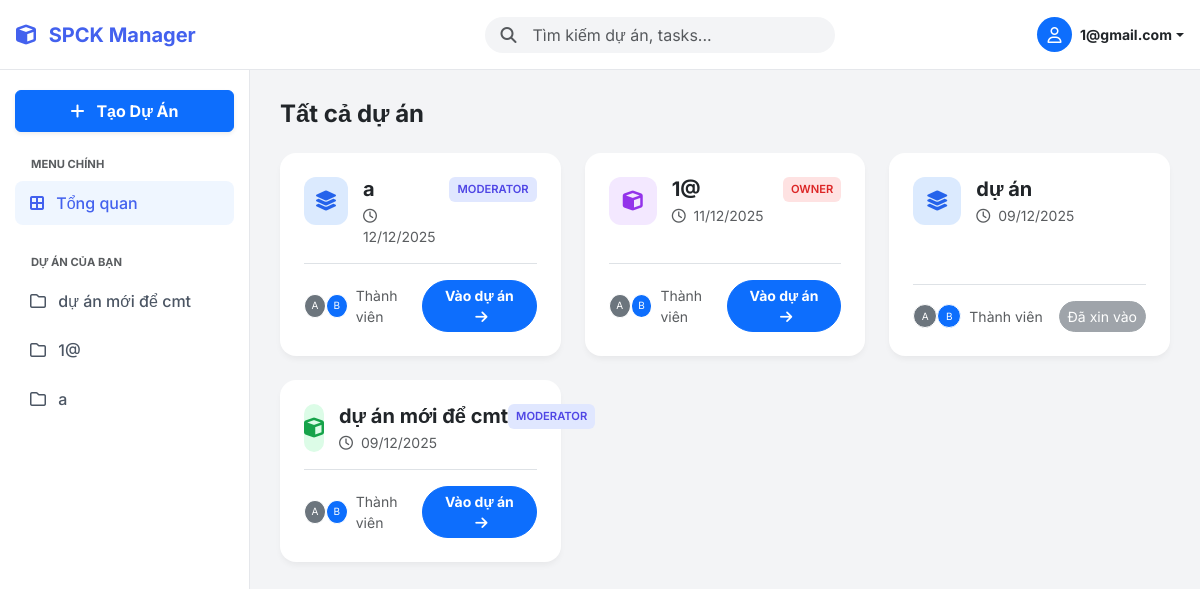
Page /dashboard.php (signed in) on the earlier database version.
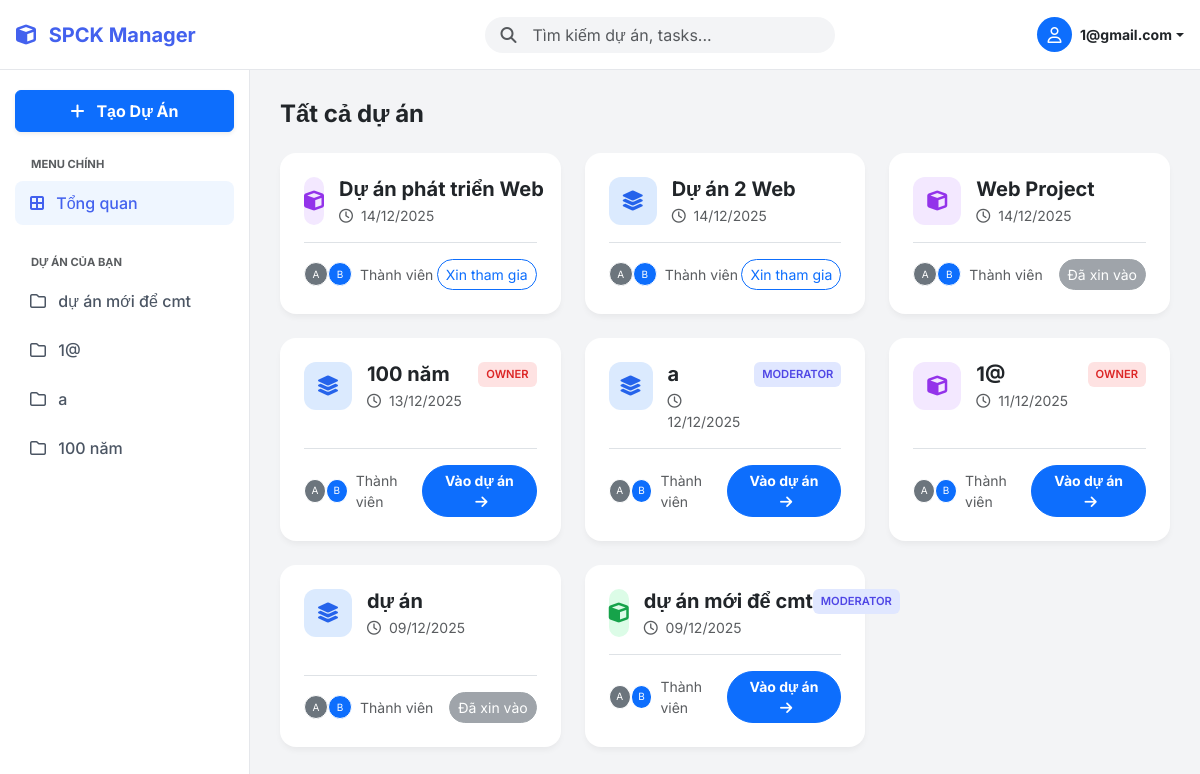
Same page on the later database version.
### tables this page shows
CREATE TABLE `projects` (
  `id` int NOT NULL,
  `title` varchar(255) NOT NULL,
  `description` text,
  `created_at` timestamp NOT NULL DEFAULT CURRENT_TIMESTAMP
);

### dashboard.php (the view, shortened to what this page needs)
<?php
require 'config.php';
$user_id = $_SESSION['user_id'];
$search_query = "";
$all_projects = [];
if (isset($_GET['q']) && !empty($_GET['q'])) {
    $search_query = trim($_GET['q']);
    $term = "%" . $search_query . "%";
    $stmt_search = $conn->prepare("SELECT * FROM projects WHERE title LIKE ? OR description LIKE ? ORDER BY created_at DESC");
    $stmt_search->bind_param("ss", $term, $term);
    $stmt_search->execute();
    $all_projects = $stmt_search->get_result()->fetch_all(MYSQLI_ASSOC);
} else {
    $all_projects = $conn->query("SELECT * FROM projects ORDER BY created_at DESC")->fetch_all(MYSQLI_ASSOC);
}
$stmt_my_pj = $conn->prepare("SELECT p.id, p.title FROM projects p JOIN project_members pm ON p.id = pm.project_id WHERE pm.user_id = ?");
$stmt_my_pj->bind_param("i", $user_id);
$stmt_my_pj->execute();
$my_projects_list = $stmt_my_pj->get_result()->fetch_all(MYSQLI_ASSOC);
$view_project_id = isset($_GET['view_project_id']) ? $_GET['view_project_id'] : null;
$projects_to_show = [];
if ($view_project_id) {
    $stmt_one = $conn->prepare("SELECT * FROM projects WHERE id = ?");
    $stmt_one->bind_param("i", $view_project_id);
    $stmt_one->execute();
    $res_one = $stmt_one->get_result();
    if($res_one->num_rows > 0) {
        $projects_to_show[] = $res_one->fetch_assoc();
    }
} else {
    $projects_to_show = $all_projects;
}
$my_roles = [];
$stmt = $conn->prepare("SELECT project_id, role FROM project_members WHERE user_id = ?");
$stmt->bind_param("i", $user_id);
$stmt->execute();
$res = $stmt->get_result();
while ($row = $res->fetch_assoc()) $my_roles[$row['project_id']] = strtolower(trim($row['role']));
$my_requests = [];
$stmt = $conn->prepare("SELECT project_id, status FROM project_requests WHERE user_id = ?");
$stmt->bind_param("i", $user_id);
$stmt->execute();
$res = $stmt->get_result();
while ($row = $res->fetch_assoc()) $my_requests[$row['project_id']] = $row['status'];
?>
<!DOCTYPE html>
<html lang="vi">
<head>
    <link href="https://cdn.jsdelivr.net/npm/bootstrap@5.3.0/dist/css/bootstrap.min.css" rel="stylesheet">
    <link rel="stylesheet" href="https://cdnjs.cloudflare.com/ajax/libs/font-awesome/6.4.0/css/all.min.css">
</head>
<body>
    <nav class="navbar fixed-top px-3">
        <div class="d-flex align-items-center">
            <a class="navbar-brand text-start" href="dashboard.php">
                <i class="fa-solid fa-cube me-2"></i> SPCK Manager
            </a>
        </div>
        <div class="search-bar d-none d-md-block mx-auto">
            <form action="dashboard.php" method="GET" class="position-relative">
                <i class="fa-solid fa-magnifying-glass position-absolute top-50 start-0 translate-middle-y ms-3 text-muted"></i>
                <input type="text" name="q" class="form-control rounded-pill ps-5"
                       placeholder="Tìm kiếm dự án, tasks..."
                       value="<?= htmlspecialchars($search_query) ?>">
            </form>
        </div>
        <div class="d-flex align-items-center gap-3">
            <div class="dropdown">
                <a href="#" class="d-flex align-items-center text-decoration-none text-dark dropdown-toggle" data-bs-toggle="dropdown">
                    <div class="bg-primary text-white rounded-circle d-flex align-items-center justify-content-center me-2" style="width: 35px; height: 35px;">
                        <i class="fa-regular fa-user"></i>
                    </div>
                    <span class="d-none d-sm-inline small fw-bold"><?= htmlspecialchars($_SESSION['user_email']) ?></span>
                </a>
            </div>
        </div>
    </nav>
    <nav class="sidebar">
        <div class="d-grid mb-4">
            <button class="btn btn-primary fw-bold py-2 shadow-sm" data-bs-toggle="modal" data-bs-target="#createProjectModal">
                <i class="fa-solid fa-plus me-2"></i> Tạo Dự Án
            </button>
        </div>
        <small class="text-uppercase text-muted fw-bold ps-3 mb-2 d-block" style="font-size: 0.7rem;">Menu Chính</small>
        <div class="nav flex-column mb-4">
            <a href="dashboard.php" class="nav-link <?= (!$view_project_id && $search_query == '') ? 'active' : '' ?>">
                <i class="fa-solid fa-border-all me-2"></i> Tổng quan
            </a>
        </div>
        <small class="text-uppercase text-muted fw-bold ps-3 mb-2 d-block" style="font-size: 0.7rem;">Dự án của bạn</small>
        <div class="nav flex-column">
            <?php foreach($my_projects_list as $mp): ?>
                <a class="nav-link <?= ($view_project_id == $mp['id']) ? 'active' : '' ?>" href="dashboard.php?view_project_id=<?= $mp['id'] ?>">
                    <i class="fa-regular fa-folder me-2"></i> <?= htmlspecialchars($mp['title']) ?>
                </a>
            <?php endforeach; ?>
        </div>
    </nav>
    <main class="main-content">
        <div class="d-flex justify-content-between align-items-center mb-4">
            <h4 class="fw-bold m-0 text-dark">
                <?php if($view_project_id): ?>
                    <a href="dashboard.php" class="text-muted text-decoration-none fw-normal">Dự án /</a> Chi tiết
                <?php elseif($search_query): ?>
                    Kết quả tìm kiếm: "<?= htmlspecialchars($search_query) ?>"
                <?php else: ?>
                    Tất cả dự án
                <?php endif; ?>
            </h4>
        </div>
        <?php if (empty($projects_to_show)): ?>
            <div class="text-center py-5 text-muted">
                <i class="fa-solid fa-magnifying-glass fa-2x mb-3 opacity-25"></i>
                <p>Không tìm thấy dự án nào.</p>
            </div>
        <?php else: ?>
            <?php if (!$view_project_id): ?>
                <div class="row g-4">
                    <?php foreach ($projects_to_show as $pj):
                        $pj_id = $pj['id'];
                        $my_role = $my_roles[$pj_id] ?? null;
                        $icon_bg = ($pj_id % 2 == 0) ? 'icon-blue' : (($pj_id % 3 == 0) ? 'icon-green' : 'icon-purple');
                        $icon_class = ($pj_id % 2 == 0) ? 'fa-layer-group' : 'fa-cube';
                        $badge_cls = match($my_role) {
                            'owner' => 'badge-owner', 'moderator' => 'badge-mod', 'contributor' => 'badge-contrib', default => 'badge-viewer'
                        };
                    ?>
                    <div class="col-md-6 col-xl-4">
                        <div class="project-card p-4 h-100 d-flex flex-column position-relative">
                            <div class="d-flex align-items-start mb-3">
                                <div class="project-icon <?= $icon_bg ?>">
                                    <i class="fa-solid <?= $icon_class ?>"></i>
                                </div>
                                <div class="flex-grow-1">
                                    <h5 class="fw-bold text-dark mb-1 text-truncate"><?= htmlspecialchars($pj['title']) ?></h5>
                                    <div class="text-muted small"><i class="fa-regular fa-clock me-1"></i> <?= date('d/m/Y', strtotime($pj['created_at'])) ?></div>
                                </div>
                                <?php if($my_role): ?>
                                    <span class="badge-role <?= $badge_cls ?>"><?= ucfirst($my_role) ?></span>
                                <?php endif; ?>
                            </div>
                            <div class="mt-auto pt-3 border-top d-flex justify-content-between align-items-center">
                                <div class="d-flex align-items-center">
                                    <div class="bg-secondary text-white rounded-circle small d-flex align-items-center justify-content-center border border-white" style="width:24px;height:24px;font-size:10px;">A</div>
                                    <div class="bg-primary text-white rounded-circle small d-flex align-items-center justify-content-center border border-white ms-n2" style="width:24px;height:24px;font-size:10px;">B</div>
                                    <span class="ms-2 small text-muted">Thành viên</span>
                                </div>
                                <?php if ($my_role): ?>
                                    <a href="dashboard.php?view_project_id=<?= $pj_id ?>" class="btn btn-sm btn-primary rounded-pill px-3 fw-bold stretched-link">
                                        Vào dự án <i class="fa-solid fa-arrow-right ms-1"></i>
                                    </a>
                                <?php else: ?>
                                    <?php if (isset($my_requests[$pj_id]) && $my_requests[$pj_id] == 'pending'): ?>
                                        <button class="btn btn-sm btn-secondary rounded-pill disabled">Đã xin vào</button>
                                    <?php else: ?>
                                        <form method="POST" class="position-relative z-2">
                                            <button class="btn btn-sm btn-outline-primary rounded-pill">Xin tham gia</button>
                                        </form>
                                    <?php endif; ?>
                                <?php endif; ?>
                            </div>
                        </div>
                    </div>
                    <?php endforeach; ?>
                </div>
            <?php endif; ?>
        <?php endif; ?>
    </main>
</body>
</html>

### dashboard.php (style rules this page uses)
:root { --primary-color: #4361ee; --bg-light: #f3f4f6; --sidebar-width: 250px; }
body { font-family: 'Inter', sans-serif; background-color: var(--bg-light); color: #1f2937; }
.navbar { background: #ffffff; height: 70px; border-bottom: 1px solid #e5e7eb; }
.navbar-brand { font-weight: 700; color: var(--primary-color) !important; width: var(--sidebar-width); text-align: center; }
.search-bar input { background-color: #f3f4f6; border: none; width: 350px; transition: all 0.3s; }
.sidebar { width: var(--sidebar-width); background: #fff; position: fixed; top: 70px; bottom: 0; left: 0; border-right: 1px solid #e5e7eb; padding: 20px 15px; overflow-y: auto; z-index: 1000; }
.main-content { margin-left: var(--sidebar-width); margin-top: 70px; padding: 30px; }
.nav-link { color: #4b5563; border-radius: 8px; padding: 10px 15px; font-weight: 500; margin-bottom: 5px; }
.nav-link:hover, .nav-link.active { background-color: #eff6ff; color: var(--primary-color); }
.project-card { border: none; border-radius: 16px; background: #fff; box-shadow: 0 4px 6px -1px rgba(0, 0, 0, 0.05); transition: transform 0.2s, box-shadow 0.2s; cursor: pointer; text-decoration: none; color: inherit; }
.project-icon { width: 48px; height: 48px; border-radius: 12px; display: flex; align-items: center; justify-content: center; font-size: 1.25rem; margin-right: 15px; }
.icon-blue { background: #dbeafe; color: #2563eb; }
.icon-purple { background: #f3e8ff; color: #9333ea; }
.icon-green { background: #dcfce7; color: #16a34a; }
.badge-role { font-size: 0.7rem; padding: 4px 8px; border-radius: 6px; text-transform: uppercase; font-weight: 600; }
.badge-owner { background: #fee2e2; color: #dc2626; }
.badge-mod { background: #e0e7ff; color: #4f46e5; }

Differences in the rows shown:
added projects: title "100 năm"
added projects: title "Dự án phát triển Web", created_at "14/12/2025", shown under "Tất cả dự án"
added projects: title "Dự án 2 Web", created_at "14/12/2025", shown under "Tất cả dự án"
added projects: title "Web Project", created_at "14/12/2025", shows "Đã xin vào", shown under "Tất cả dự án"
